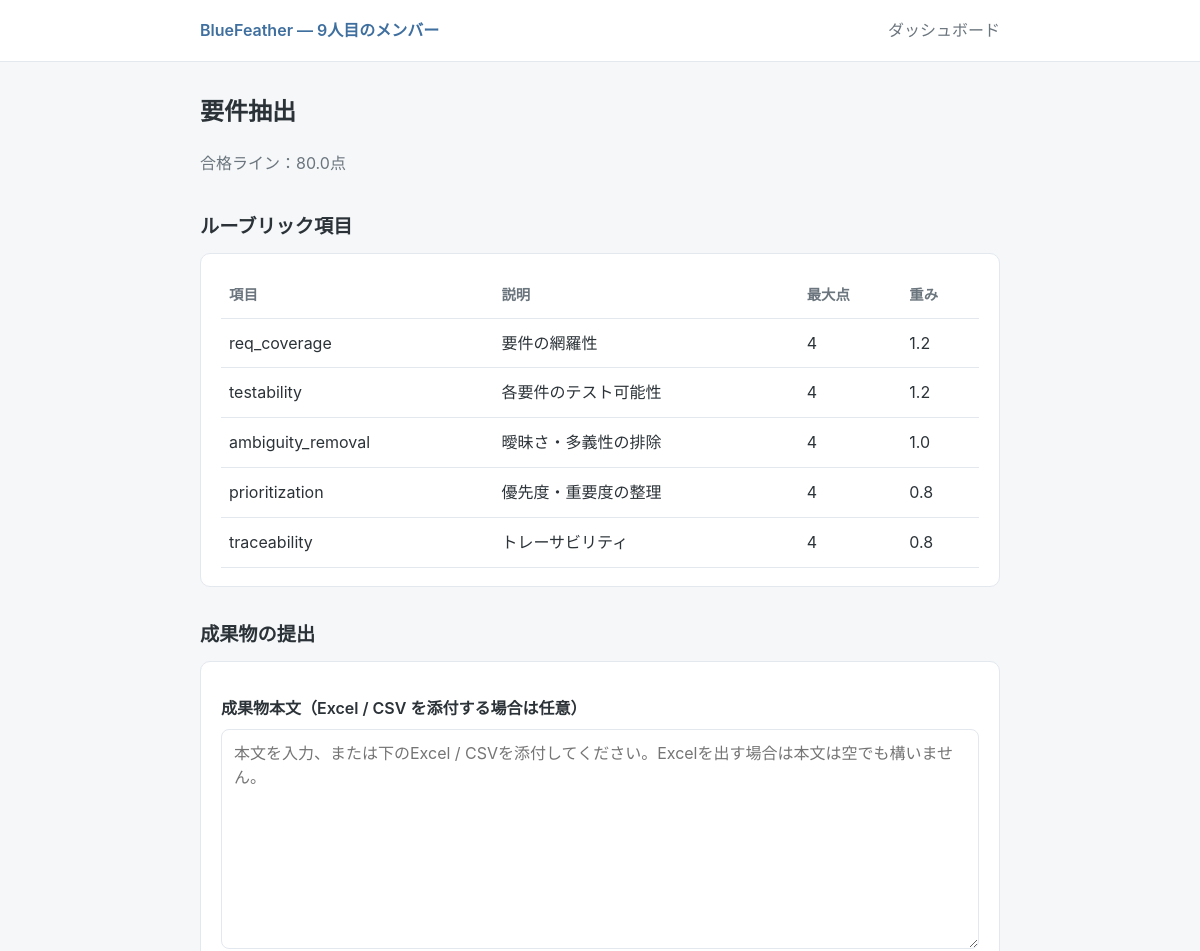
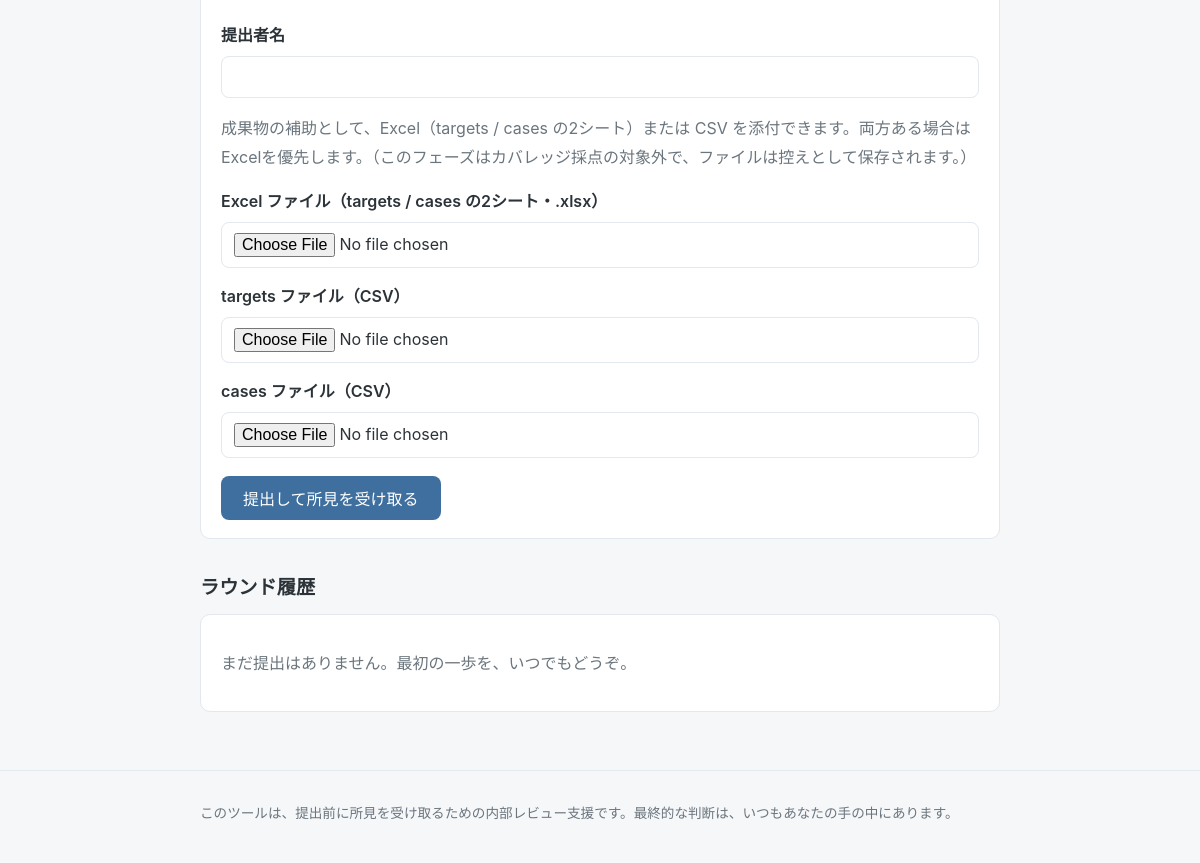
The page /phases/requirements on the database its author committed (2 pictures, top to bottom).
### tables this page shows
CREATE TABLE phases (
  id INTEGER PRIMARY KEY, key TEXT UNIQUE, name TEXT, order_no INTEGER,
  pass_threshold REAL, rubric_weight REAL, coverage_weight REAL
);

CREATE TABLE rubric_items (
  id INTEGER PRIMARY KEY, phase_id INTEGER REFERENCES phases(id),
  item_key TEXT, description TEXT, max_score INTEGER, weight REAL
);

### app/main.py (the view)
@app.get("/phases/{key}", response_class=HTMLResponse)
def phase_detail(request: Request, key: str):
    conn = get_connection()
    try:
        phase = repository.get_phase(conn, key)
        if phase is None:
            return HTMLResponse(f"未知のフェーズです: {key}", status_code=404)
        phase["key"] = key  # テンプレートのフォーム/エクスポートリンクで使う。
        ctx = _build_phase_context(conn, phase)
    finally:
        conn.close()
    return _TEMPLATES.TemplateResponse(request, "phase.html", ctx)

### app/ui/templates/phase.html (shortened to what this page needs)
{% extends "base.html" %}
{% block content %}
<h1>{{ phase.name }}</h1>
<p class="muted">合格ライン：{{ phase.pass_threshold }}点</p>
<h2>ルーブリック項目</h2>
<div class="card">
  <table>
    <thead>
      <tr><th>項目</th><th>説明</th><th>最大点</th><th>重み</th></tr>
    </thead>
    <tbody>
      {% for it in rubric_items %}
      <tr>
        <td>{{ it.item_key }}</td>
        <td>{{ it.description }}</td>
        <td>{{ it.max_score }}</td>
        <td>{{ it.weight }}</td>
      </tr>
      {% endfor %}
    </tbody>
  </table>
</div>
<h2>成果物の提出</h2>
<div class="card">
  <form method="post" action="/phases/{{ phase.key }}/submit" enctype="multipart/form-data">
    <label for="body">成果物本文（Excel / CSV を添付する場合は任意）</label>
    <textarea id="body" name="body" placeholder="本文を入力、または下のExcel / CSVを添付してください。Excelを出す場合は本文は空でも構いません。">{{ submitted_body or "" }}</textarea>
    <label for="submitted_by">提出者名</label>
    <input type="text" id="submitted_by" name="submitted_by" value="{{ submitted_by or "" }}" required>
    {% if coverage_enabled %}
    <p class="muted">このフェーズはカバレッジ対象です。Excel1ファイルでも、CSV2ファイルでも提出できます。両方ある場合はExcelを優先します。</p>
    {% else %}
    <p class="muted">成果物の補助として、Excel（targets / cases の2シート）または CSV を添付できます。両方ある場合はExcelを優先します。（このフェーズはカバレッジ採点の対象外で、ファイルは控えとして保存されます。）</p>
    {% endif %}
    <label for="workbook">Excel ファイル（targets / cases の2シート・.xlsx）</label>
    <input type="file" id="workbook" name="workbook" accept=".xlsx">
    <label for="targets">targets ファイル（CSV）</label>
    <input type="file" id="targets" name="targets" accept=".csv">
    <label for="cases">cases ファイル（CSV）</label>
    <input type="file" id="cases" name="cases" accept=".csv">
    <button type="submit">提出して所見を受け取る</button>
  </form>
</div>
<h2>ラウンド履歴</h2>
<div class="card">
  {% if history %}
  <table>
    <thead>
      <tr><th>ラウンド</th><th>総合点</th><th>状態</th><th></th></tr>
    </thead>
    <tbody>
      {% for h in history %}
      <tr>
        <td>R{{ h.round_no }}</td>
        <td>{{ h.score_disp }}</td>
        <td><span class="status {{ h.status_class }}">{{ h.status_label }}</span></td>
        <td><a href="/reviews/{{ h.review_id }}">所見を見る</a></td>
      </tr>
      {% endfor %}
    </tbody>
  </table>
  {% else %}
  <p class="muted">まだ提出はありません。最初の一歩を、いつでもどうぞ。</p>
  {% endif %}
</div>
{% endblock %}

### app/ui/static/style.css (style rules this page uses)
:root { --bg: #f5f7f9; --surface: #ffffff; --text: #2c3338; --muted: #6b757d; --border: #e2e8ee; --accent: #3f6f9f; --accent-soft: #eef3f8; --open: #3f7f6f; --open-bg: #e9f3ef; --near: #9a7b3f; --near-bg: #f6f0e2; --todo: #8a939b; --todo-bg: #eef1f3; }
* { box-sizing: border-box; }
body { margin: 0; background: var(--bg); color: var(--text); font-family: -apple-system, BlinkMacSystemFont, "Segoe UI", "Hiragino Kaku Gothic ProN", "Yu Gothic UI", Meiryo, sans-serif; line-height: 1.8; }
h1 { font-size: 1.5rem; margin: 0 0 0.6em; }
h2 { font-size: 1.2rem; margin: 1.6em 0 0.5em; }
.card { background: var(--surface); border: 1px solid var(--border); border-radius: 10px; padding: 18px 20px; margin-bottom: 18px; }
table { width: 100%; border-collapse: collapse; }
th, td { text-align: left; padding: 10px 8px; border-bottom: 1px solid var(--border); }
th { color: var(--muted); font-weight: 600; font-size: 0.9rem; }
label { display: block; margin: 14px 0 6px; font-weight: 600; }
textarea, input[type="text"], input[type="file"] { width: 100%; padding: 10px 12px; border: 1px solid var(--border); border-radius: 8px; font-family: inherit; font-size: 1rem; background: var(--surface); }
textarea { min-height: 220px; resize: vertical; }
button { margin-top: 18px; padding: 10px 22px; border: none; border-radius: 8px; background: var(--accent); color: #fff; font-size: 1rem; cursor: pointer; }
.muted { color: var(--muted); }

### rows shown on the page
phases: name "要件抽出", pass_threshold "80.0"
rubric_items: item_key "req_coverage", description "要件の網羅性", max_score "4", weight "1.2"
rubric_items: item_key "testability", description "各要件のテスト可能性", max_score "4", weight "1.2"
rubric_items: item_key "ambiguity_removal", description "曖昧さ・多義性の排除", max_score "4", weight "1.0"
rubric_items: item_key "prioritization", description "優先度・重要度の整理", max_score "4", weight "0.8"
rubric_items: item_key "traceability", description "トレーサビリティ", max_score "4", weight "0.8"
